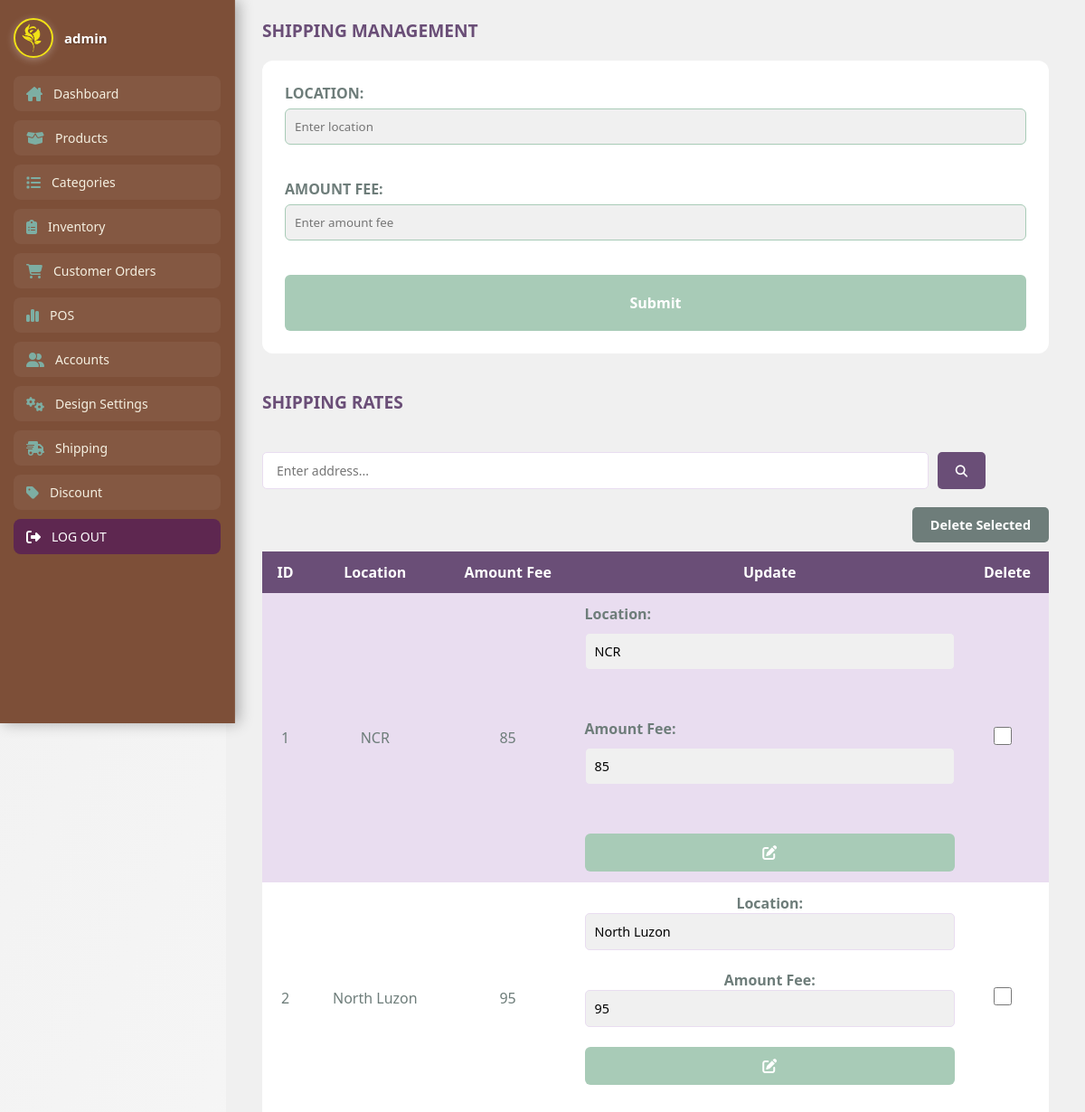
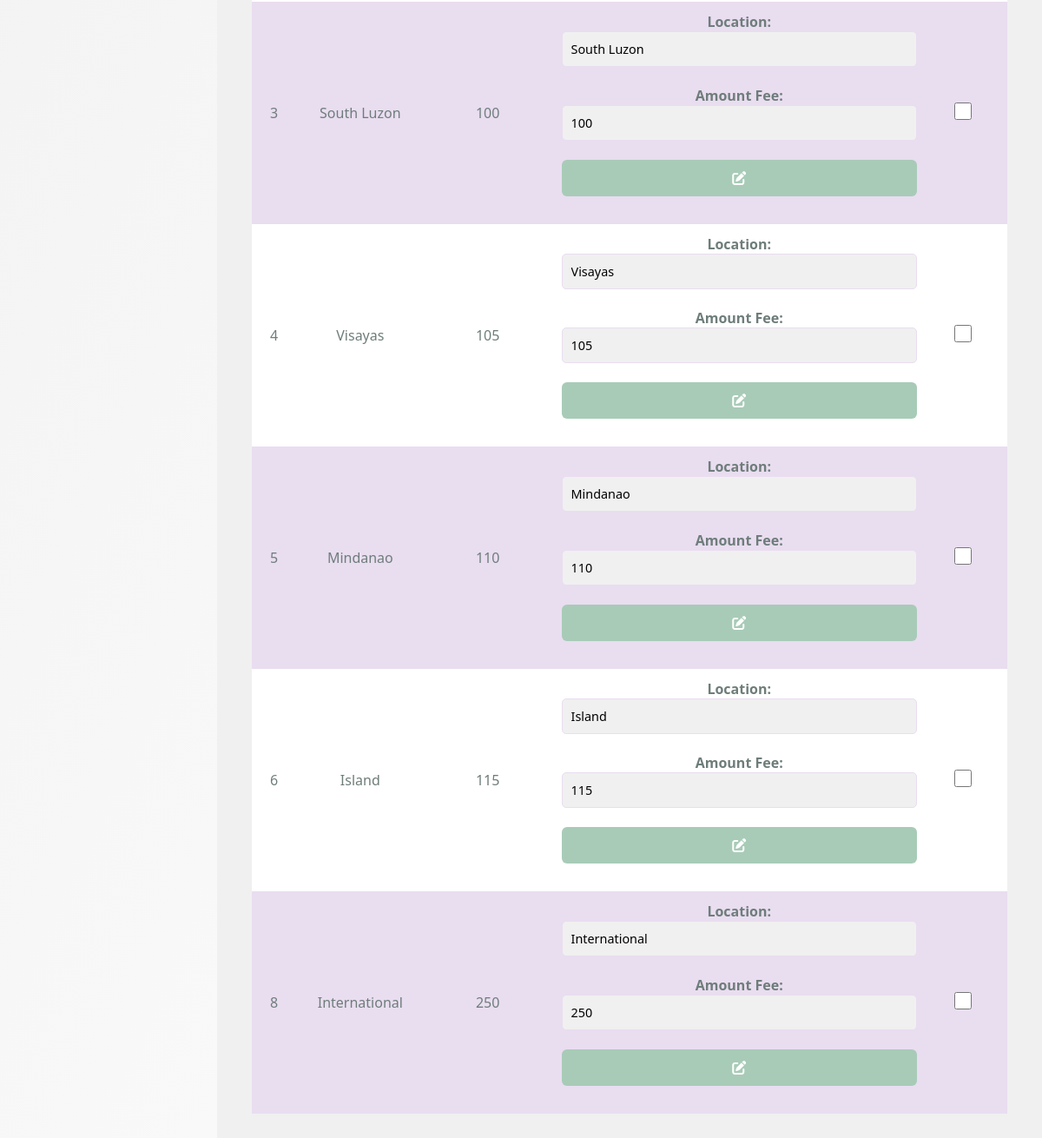
Page /php/crud-shipping.php on the committed database (2 pictures, top to bottom).
### tables this page shows
CREATE TABLE `shipping` (
  `id` int(11) NOT NULL,
  `address` varchar(255) NOT NULL,
  `fee` int(11) NOT NULL
);

### php/crud-shipping.php (the view, shortened to what this page needs)
<?php
include('admin-nav.php');
require ('connection.php');
$searchTerm = isset($_GET['search']) ? mysqli_real_escape_string($conn, $_GET['search']) : '';
$searchQuery = "SELECT * FROM shipping WHERE address LIKE '%$searchTerm%'";
$result = mysqli_query($conn, $searchQuery);
?>
<!DOCTYPE html>
<html lang="en" dir="ltr">
<head>
    <link rel="stylesheet" type="text/css" href="../css/crud-shipping.css">
</head>
<body>
    <div class="main-container">
    <div class="content-wrapper">
    <div class="all">
    <h1 class="text1">SHIPPING MANAGEMENT</h1>
        <div class="add">
            <form action="" method="post" autocomplete="off">
                <label for="address">LOCATION: </label>
                <input type="text" name="address" id="address" required placeholder="Enter location"> <br> <br>
                <label for="fee">AMOUNT FEE: </label>
                <input type="text" name="fee" id="fee" required placeholder="Enter amount fee"> <br> <br>
                <button type="submit" name="submit" class="buttonProduct">Submit</button>
            </form>
        </div>
        <div class="view">
             <h2 class="text4">SHIPPING RATES</h2><br>
            <form action="" method="get" class="search-form">
                <input type="text" name="search" class="searchtxt" id="search" placeholder="Enter address..." required />
                <button type="submit" class="btnSearch">
                    <i class="fa-solid fa-magnifying-glass"></i>
                </button>
            </form>
            <form action="" method="POST">
                <button type="submit" name="delete_selected" class="deletebtn">
                    Delete Selected
                    </button>
                <table cellspacing="0" cellpadding="10" class="viewTable">
                    <tr class="thView">
                        <th>ID</th>
                        <th>Location</th>
                        <th>Amount Fee</th>
                        <th>Update</th>
                        <th>Delete</th>
                    </tr>
                    <?php while ($row = mysqli_fetch_assoc($result)) : ?>
                    <tr>
                        <td><?php echo $row['id']; ?></td>
                        <td><?php echo $row['address']; ?></td>
                        <td><?php echo $row['fee']; ?></td>
                        <td class="editForm">
                            <form action="" method="post" class="inline-edit-form">
                                <label for="edit_address">Location:</label>
                                <input type="text" name="edit_address" class="input" value="<?php echo $row['address']; ?>" required><br><br>
                                <label for="edit_fee">Amount Fee: </label>
                                <input type="text" name="edit_fee" class="input" value="<?php echo $row['fee']; ?>" required><br><br>
                                <button type="submit" name="edit" class="editbtn">
                                    <i class="fa-solid fa-pen-to-square" style="color:white"></i>
                                </button>
                            </form>
                        </td>
                        <td>
                            <input type="checkbox" class="delete-checkbox" name="selected_categories[]" value="<?php echo $row['id']; ?>">
                        </td>
                    </tr>
                    <?php endwhile; ?>
                </table>
            </form>
        </div>
    </div>
    </div>
    </div>
</body>
</html>

### php/admin-nav.php (shortened to what this page needs)
<?php
require 'connection.php';
if (isset($_GET["newUsername"])) {
    $newAdminName = $_GET["newUsername"];
} else {
    if (isset($_SESSION['adminUsername'])) {
        $newAdminName = $_SESSION['adminUsername'];
    } else {
        $result = mysqli_query($conn, "SELECT username FROM admin WHERE email = 'admin@gmail.com'");
        if ($result && $row = mysqli_fetch_assoc($result)) {
            $newAdminName = $row['username'];
        } else {
            $newAdminName = "ADMIN";
        }
    }
}
$result = mysqli_query($conn, "SELECT image FROM admin WHERE username = '$newAdminName'");
if ($result && $row = mysqli_fetch_assoc($result)) {
    $profile_picture = $row['image'];
} else {
    $profile_picture = "default_image.jpg";
}
?>
<!DOCTYPE html>
<html lang="en">
<head>
    <link rel="stylesheet" href="../css/admin-nav.css">
    <link rel="stylesheet" href="https://cdnjs.cloudflare.com/ajax/libs/font-awesome/6.4.2/css/all.min.css" />
</head>
<body>
<div class="sidebar">
  <div class="sidebar-content">
    <a href="admin-account.php?newUsername=<?php echo urlencode($newAdminName); ?>" class="admin-profile">
      <img src="<?php echo $profile_picture; ?>" alt="Admin Profile">
      <span><?php echo $newAdminName; ?></span>
    </a>
    <nav class="nav-links">
      <a href="admin-dashboard.php" class="nav-btn">
        <i class="fa-solid fa-house-chimney"></i>
        <span>Dashboard</span>
      </a>
      <a href="add-product.php" class="nav-btn">
        <i class="fa-solid fa-box-open"></i>
        <span>Products</span>
      </a>
      <a href="category-management.php" class="nav-btn">
        <i class="fa-solid fa-list"></i>
        <span>Categories</span>
      </a>
      <a href="product-inventory.php" class="nav-btn">
        <i class="fa-solid fa-clipboard-list"></i>
        <span>Inventory</span>
      </a>
      <a href="orders.php" class="nav-btn">
        <i class="fa-solid fa-cart-shopping"></i>
        <span>Customer Orders</span>
      </a>
      <a href="pos.php" class="nav-btn">
        <i class="fa-solid fa-chart-simple"></i>
        <span>POS</span>
      </a>
      <a href="unlock-user.php" class="nav-btn">
        <i class="fa-solid fa-user-group"></i>
        <span>Accounts</span>
      </a>
      <a href="customer-design-setting.php" class="nav-btn">
        <i class="fa-solid fa-gears"></i>
        <span>Design Settings</span>
      </a>
      <a href="crud-shipping.php" class="nav-btn">
        <i class="fa-solid fa-truck-fast"></i>
        <span>Shipping</span>
      </a>
      <a href="crud-discounts.php" class="nav-btn">
        <i class="fa-solid fa-tag"></i>
        <span>Discount</span>
      </a>
      <a href="customer-landing-page.php" class="nav-btn logout">
        <i class="fa-solid fa-right-from-bracket"></i>
        <span>LOG OUT</span>
      </a>
    </nav>
  </div>
</div>
</body>
</html>

### css/admin-nav.css (style rules this page uses)
:root { --primary-yellow: #f1e217; --earth-brown: #713e24; --white: #ffffff; --leaf-green: #a3c585; --lavender-gray: #cbb4d4; --deep-plum: #5e2750; --light-beige: #f5f0e1; --dusty-blue: #7daea3; }
.sidebar { width: 260px; height: 100vh; position: fixed; top: 0; left: 0; background: rgba(113, 62, 36, 0.9); backdrop-filter: blur(12px); border-right: 1px solid rgba(255, 255, 255, 0.08); padding: 20px 15px; box-shadow: 4px 0 15px rgba(0, 0, 0, 0.3); display: flex; flex-direction: column; z-index: 999; overflow: hidden; }
.admin-profile { display: flex; align-items: center; gap: 12px; margin-bottom: 20px; text-decoration: none; color: var(--white); transition: transform 0.3s ease; flex-shrink: 0; }
.admin-profile img { width: 44px; height: 44px; border-radius: 50%; object-fit: cover; border: 2px solid var(--primary-yellow); box-shadow: 0 2px 8px rgba(255, 255, 255, 0.3); }
.admin-profile span { font-size: 15px; font-weight: bold; white-space: nowrap; text-shadow: 1px 1px 2px rgba(0, 0, 0, 0.3); }
.nav-links { display: flex; flex-direction: column; gap: 10px; flex-grow: 1; justify-content: start; flex-wrap: nowrap; overflow: hidden; }
.nav-btn { display: flex; align-items: center; gap: 12px; padding: 10px 14px; background-color: rgba(255, 255, 255, 0.05); border-radius: 8px; color: var(--light-beige); font-weight: 500; position: relative; text-decoration: none; transition: all 0.3s ease; overflow: hidden; font-size: 14px; flex-shrink: 0; }
.nav-btn::before { content: ""; position: absolute; left: 0; top: 0; height: 100%; width: 4px; background-color: var(--primary-yellow); opacity: 0; transition: opacity 0.3s ease; }
.nav-btn i { font-size: 16px; color: var(--dusty-blue); }
.logout { background: var(--deep-plum); color: var(--white); }
.logout i { color: var(--white); }

### rows in the picture
shipping: id "1", address "NCR", fee "85", edit_address "NCR", edit_fee "85"
shipping: id "2", address "North Luzon", fee "95", edit_address "North Luzon", edit_fee "95"
shipping: id "3", address "South Luzon", fee "100", edit_address "South Luzon", edit_fee "100"
shipping: id "4", address "Visayas", fee "105", edit_address "Visayas", edit_fee "105"
shipping: id "5", address "Mindanao", fee "110", edit_address "Mindanao", edit_fee "110"
shipping: id "6", address "Island", fee "115", edit_address "Island", edit_fee "115"
shipping: id "8", address "International", fee "250", edit_address "International", edit_fee "250"

### other values in the picture
$newAdminName "admin"
